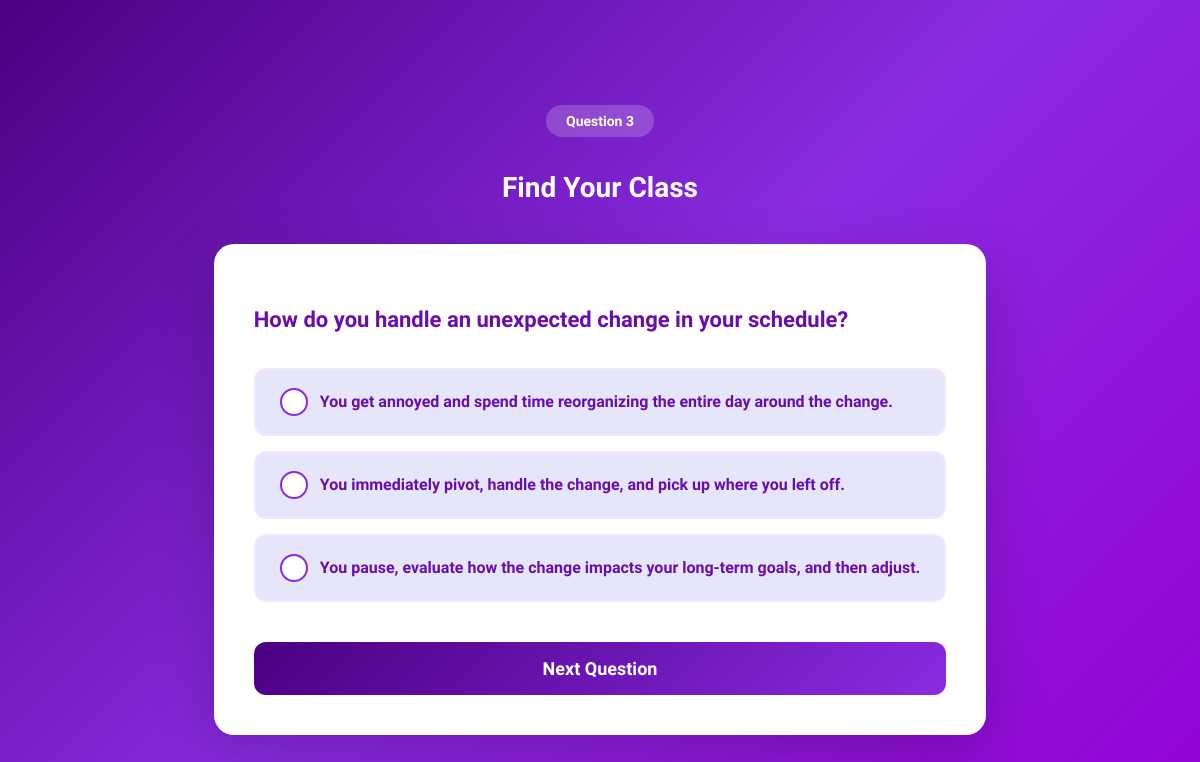
The app's page /quiz/3/ (signed in) with its own data.
### quiz/models.py (models this page shows, shortened)
class Quiz_question(models.Model):
    text = models.CharField(max_length=200)
    option_a = models.CharField(max_length=100);#Knights
    option_b = models.CharField(max_length=100)#Ninjas
    option_c = models.CharField(max_length=100)#Alchemists

### quiz/views.py (the view, shortened to what this page needs)
# urls.py: path('quiz/', include('quiz.urls')),
@login_required
def quiz(request, pk):
    key = pk
    question = get_object_or_404(Quiz_question, id=pk)
    return render(request, "quiz/quiz.html", {"key": key, "question": question})

### templates/quiz/quiz.html (shortened to what this page needs)
{% load static %}
<!DOCTYPE html>
<html lang="en">
<head>
    <link rel="stylesheet" href="{% static 'CSS/style.css' %}">
</head>
<body class="quiz-page-body">
    <div class="quiz-container">
        <div class="quiz-header">
            <div class="quiz-counter">Question {{ key }}</div>
            <h1 class="quiz-title">Find Your Class</h1>
        </div>
        <div class="quiz-card">
            <h2 class="question-text">{{ question.text }}</h2>
            <form method="POST">
                <div class="options-container">
                    <label for="option-a" class="option-label">
                        <span class="custom-radio"></span>
                        {{ question.option_a }}
                    </label>
                    <label for="option-b" class="option-label">
                        <span class="custom-radio"></span>
                        {{ question.option_b }}
                    </label>
                    <label for="option-c" class="option-label">
                        <span class="custom-radio"></span>
                        {{ question.option_c }}
                    </label>
                </div>
                <button type="submit" class="submit-button">Next Question</button>
            </form>
        </div>
    </div>
</body>
</html>

### static/CSS/style.css (style rules this page uses)
body, html { margin: 0; padding: 0; font-family: "Trirong", serif; overflow-x: hidden; }
:root { --primary-violet: #8A2BE2; --dark-violet: #4B0082; --light-violet: #E6E6FA; --very-light-violet: #F3E6FF; --violet-text: #6A0DAD; --shadow-violet: rgba(138, 43, 226, 0.3); --transition-smooth: all 0.3s ease; }
.quiz-landing-page, .quiz-page-body { background: linear-gradient(135deg, #4B0082 0%, #8A2BE2 50%, #9400D3 100%); min-height: 100vh; display: flex; align-items: center; justify-content: center; padding: 20px; position: relative; overflow: hidden; margin: 0; }
.quiz-header { text-align: center; margin-bottom: 40px; animation: slideInDown 0.6s ease forwards; }
.quiz-counter { display: inline-block; background: rgba(255, 255, 255, 0.2); color: white; padding: 8px 20px; border-radius: 20px; font-size: 14px; font-weight: 600; margin-bottom: 15px; }
.quiz-title { font-size: 28px; color: white; margin-bottom: 10px; font-weight: 700; }
.quiz-card { background: white; border-radius: 20px; box-shadow: 0 20px 60px rgba(0, 0, 0, 0.2); padding: 40px; animation: slideInUp 0.6s ease forwards; animation-delay: 0.2s; }
.question-text { font-size: 22px; color: #6A0DAD; margin-bottom: 30px; font-weight: 700; line-height: 1.6; }
.options-container { display: flex; flex-direction: column; gap: 15px; margin-bottom: 30px; }
.option-label { display: flex; align-items: center; padding: 18px 24px; background: #E6E6FA; border: 2px solid #F3E6FF; border-radius: 12px; cursor: pointer; transition: var(--transition-smooth); font-size: 16px; color: #6A0DAD; font-weight: 600; }
.custom-radio { display: inline-flex; align-items: center; justify-content: center; width: 24px; height: 24px; border: 2px solid #8A2BE2; border-radius: 50%; margin-right: 12px; transition: var(--transition-smooth); background: white; flex-shrink: 0; }
.submit-button { width: 100%; padding: 16px; background: linear-gradient(135deg, #4B0082 0%, #8A2BE2 100%); color: white; border: none; border-radius: 12px; font-size: 18px; font-weight: 800; cursor: pointer; transition: var(--transition-smooth); font-family: "Trirong", serif; margin-top: 10px; }

### records on screen
Quiz_question: text "How do you handle an unexpected change in your schedule?", option_a "You get annoyed and spend time reorganizing the entire day around the change.", option_b "You immediately pivot, handle the change, and pick up where you left off.", option_c "You pause, evaluate how the change impacts your long-term goals, and then adjust."

### other values on screen
{{ key }} "3"
